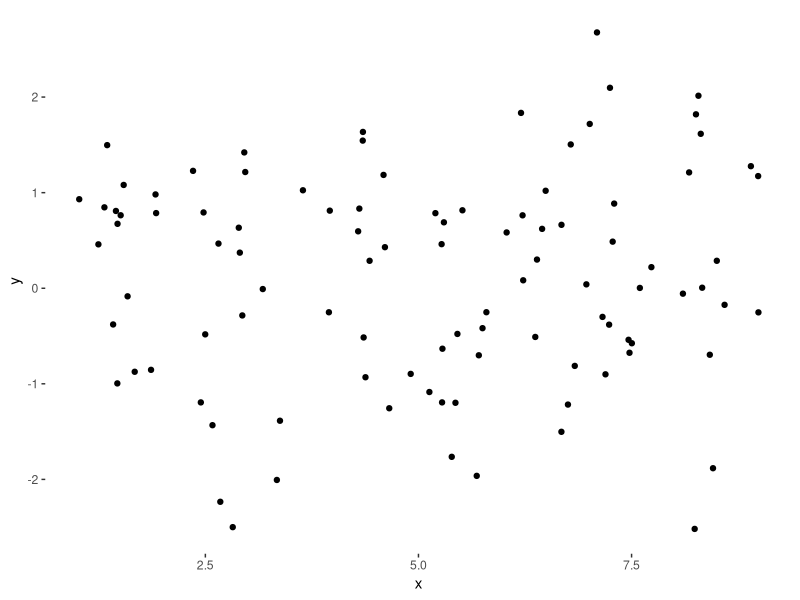
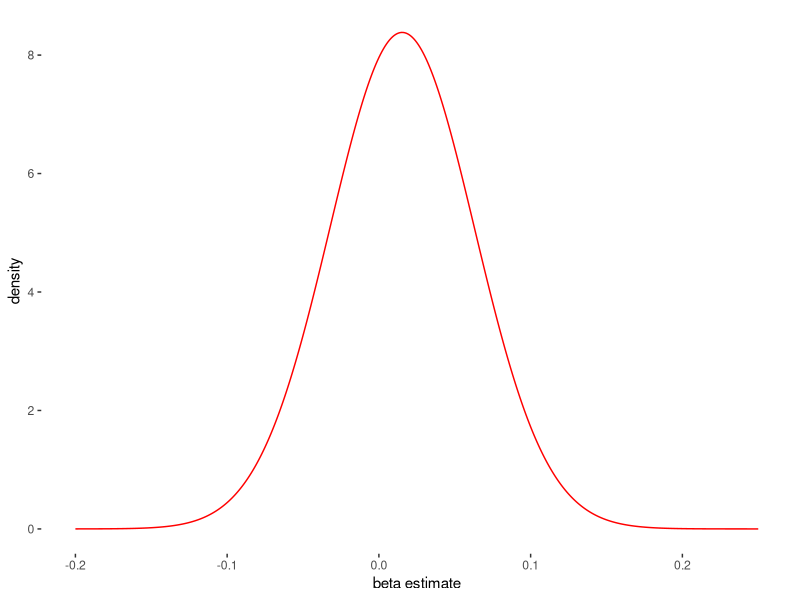
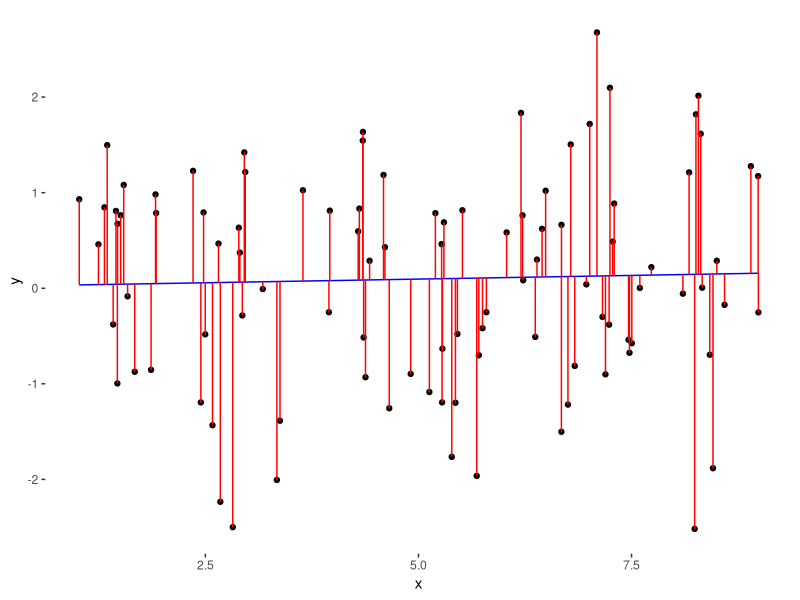
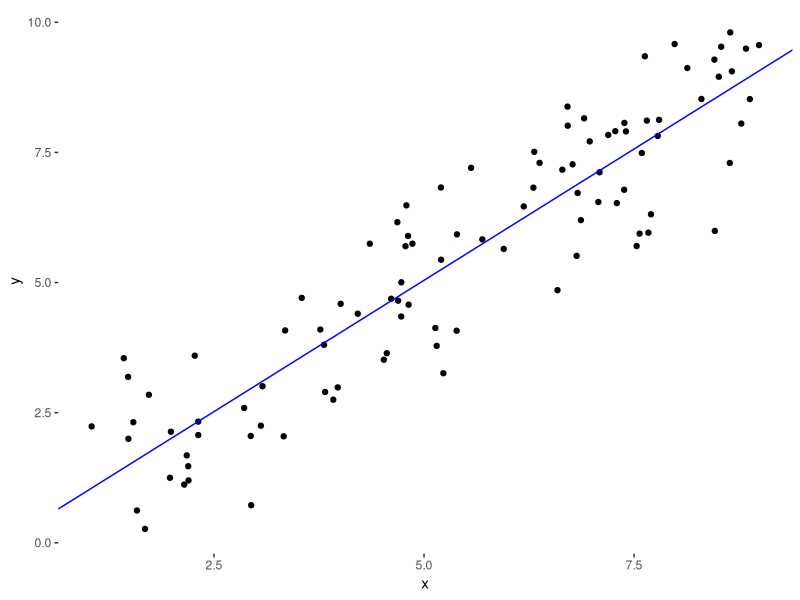
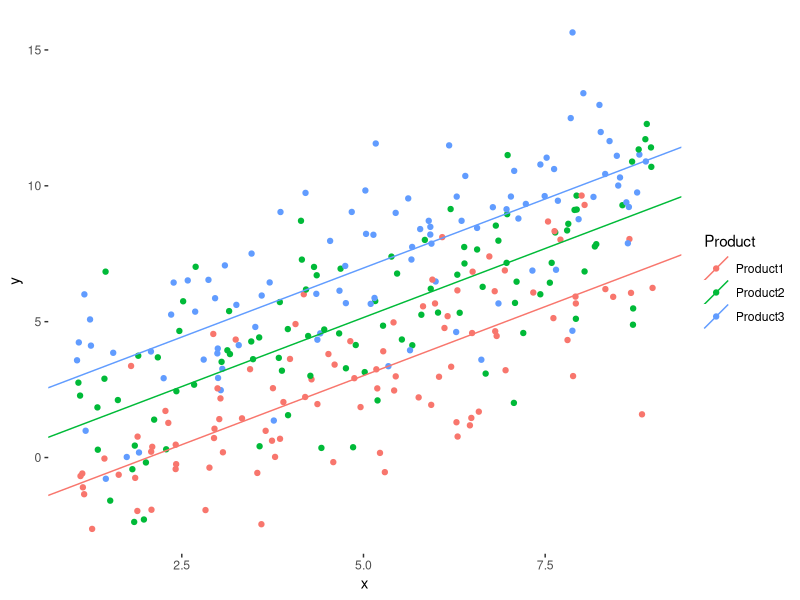
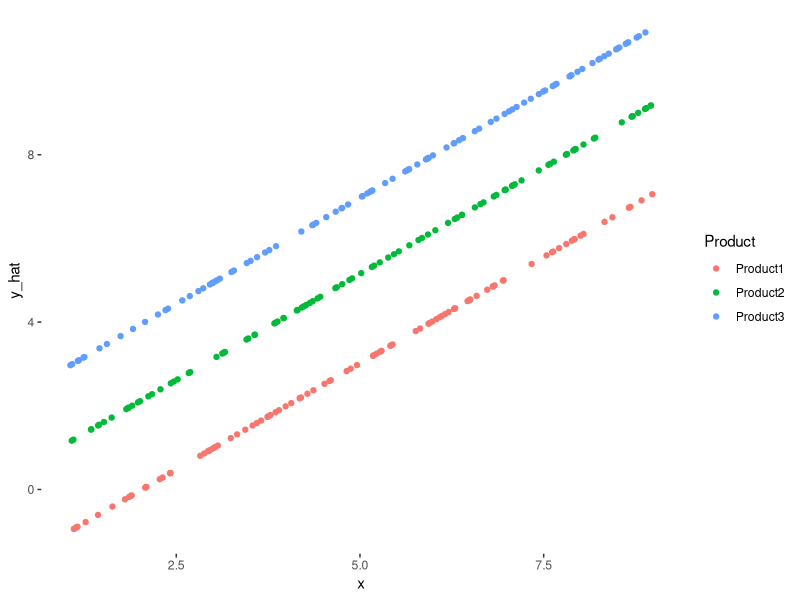

Recreate these plots in R, in order.
## ---- chunk 1
knitr::opts_chunk$set(echo = TRUE)
set.seed(323)
library(kableExtra)
## ---- chunk 2
library(DBI)
## ---- chunk 3
library(tidyverse)
library(ggpubr) 
library(rstatix)  
## ---- chunk 4
N  = 100
AnalysisData1 = data.frame(x = runif(N, min = 1, max = 9),
                           y = rnorm(N, 0, sd = 1))

p1 = ggplot(AnalysisData1, aes(x, y)) + 
  geom_point()+
  theme(panel.background = element_rect(fill = "white"))   
p1

## ---- chunk 5
mod1 = lm(y~x, AnalysisData1)
summary(mod1)

## ---- chunk 6
AnalysisData1$y_hat = predict(mod1, AnalysisData1)
## ---- chunk 7
# -----------------------------------------------------------#

# sum of squares Regression (total variance related to the model)
# the model prediction less the prediction if there is no relationship (mean of y)
# so in this case, it will be very small - there's no difference
AnalysisData1$y_bar = mean(AnalysisData1$y)
SSR = sum((AnalysisData1$y_hat - AnalysisData1$y_bar)^2)

# sum of squares Error - this is the SS, not the rmse (square root)
SSE = sum((AnalysisData1$y_hat - AnalysisData1$y)^2)

# sum of squares Total
SST = SSR+SSE

# now R2 can be computed as portion of variance explained by model
R2 = SSR/SST

# Determine the number of estimated coefficients 
# Subtract one to ignore intercept which 
k=length(mod1$coefficients)-1
# Number of Observations
n=length(mod1$residuals)
# now compute rmse
rmseMan = sqrt(SSE/(n-(1+k))) #Residual Standard Error/ degrees of freedom (df)

Out = data.frame(Description = c("R2 = ", "rmse = "), Vales = c(round(R2,4), round(rmseMan,4)))

knitr::kable(Out) %>%
  kable_styling(full_width = F, bootstrap_options = "striped", font_size = 9)


## ---- chunk 8

# variance of X
varX = sum(AnalysisData1$x - mean(AnalysisData1$x))

# covariance of XY
covarXY  = sum((AnalysisData1$x - mean(AnalysisData1$x))*(AnalysisData1$y - mean( AnalysisData1$y)))

# variance of residuals
res = sum(AnalysisData1$y_hat - AnalysisData1$y)

# and residual mean standard error (again)
rmseAgain = sqrt(sum((AnalysisData1$y_hat - AnalysisData1$y)^2)/(n-(1+k)))
rmseAgain

## ---- chunk 9
# get the standarized error of the variable being estimated:
seX  = sqrt(sum((AnalysisData1$x - mean(AnalysisData1$x))^2))
# Now, divide the overall std error of the model by that variable error
seBeta = rmseMan/seX
seBeta
## ---- chunk 10
vcov(mod1)

## ---- chunk 11
sqrt(vcov(mod1)[2,2])
## ---- chunk 12
base <- data.frame(x = seq(-.2, .25, by = .001))
ggplot(base, aes(x)) +
  geom_line(aes(x,y= dnorm(x, mean = mod1$coefficients[2], sd = seBeta)), color = "red") +
  theme(panel.background = element_rect(fill = "white")) +  
  xlim(-.2, .25) +
  xlab("beta estimate") + ylab("density") 
## ---- chunk 13
LL = mod1$coefficients[2] - (2*seBeta)
UL = mod1$coefficients[2] + (2*seBeta)

Out = data.frame(Description = c("LL = ", "UP = "), Vales = c(round(LL,4), round(UL,4)))

knitr::kable(Out) %>%
  kable_styling(full_width = F, bootstrap_options = "striped", font_size = 9)
## ---- chunk 14
se = sqrt(diag(vcov(mod1)))
se

## ---- chunk 15

p1 = p1 + 
  geom_line(data = AnalysisData1, aes(x, y_hat), color = "blue")
AnalysisData1$error =  AnalysisData1$y - AnalysisData1$y_hat
p1 = p1 + 
  geom_errorbar(data = AnalysisData1, aes(ymin = if_else((y_hat < y), y_hat, y), 
                                          ymax = if_else((y_hat < y), y, y_hat)),
                color = "red")
p1
## ---- chunk 16

rmse <- function(error)
{
  sqrt(mean(error^2))
}

# add model parameters

N  = 100
Intercept = 0
Slope = 1 

# now adding a relationship

AnalysisData2 = data.frame(x = runif(N, min = 1, max = 9)) %>%
  mutate(y = (Intercept + (Slope * x)) + rnorm(N, 0, sd = 1)) 

mod2 = lm(y~x, AnalysisData2)
summary(mod2)
AnalysisData2$y_hat  = predict(mod1, AnalysisData2)

## ---- chunk 17

p3 = ggplot(AnalysisData2, aes(x, y)) + 
  geom_point() +
  geom_abline(intercept = mod2$coefficients[1], slope = mod2$coefficients[2], color = "blue") +
  theme(panel.background = element_rect(fill = "white"))
p3

## ---- chunk 18
AnalysisData2$y_hat = predict(mod2, AnalysisData2)
Mod2Error = rmse(mod2$residuals)
Mod2Error
## ---- chunk 19

vProduct = c("Product1", "Product2", "Product3")
N  = N*length(vProduct)
Intercept = 0
Slope = 1

AnalysisData3 = data.frame(Product = vProduct,
                PIntercept = c(Intercept-2, Intercept, Intercept+2),
                x = runif(300, min = 1, max = 9)) %>%
                mutate(y = PIntercept + (Slope * x) + rnorm(300, 0, sd = 2))

## ---- chunk 20
mod3 = lm(y~ Product + x, data = AnalysisData3)
summary(mod3)
## ---- chunk 21

# create dataframe with coefficients from lm
# again, if you get confused about where this comes from
# inspect mod3$coefficients and note the order

dfCoef = data.frame(Product = c("Product1", "Product2", "Product3"),
                    Intercept = c(mod3$coefficients[1], mod3$coefficients[1] + mod3$coefficients[2], mod3$coefficients[1] + mod3$coefficients[3]), 
                    Slope = c(mod3$coefficients[4], mod3$coefficients[4], mod3$coefficients[4]))

p5 = ggplot(AnalysisData3, aes(x, y, color = Product)) + 
  geom_point()+
  geom_abline(data = dfCoef, aes(intercept = Intercept, slope = Slope, color = Product)) +
  theme(panel.background = element_rect(fill = "white"))
p5


## ---- chunk 22
AnalysisData3$y_hat = predict(mod3, AnalysisData3)
rmse(AnalysisData3$y_hat - AnalysisData3$y)
## ---- chunk 23
p6 = ggplot(AnalysisData3, aes(x, y_hat, color = Product)) + geom_point() +
  theme(panel.background = element_rect(fill = "white"))
p6
## ---- chunk 24

AnalysisData3 = AnalysisData3 %>% inner_join(dfCoef, by = "Product") %>%
  mutate(EqY_hat  = Intercept + Slope*x)
sum(AnalysisData3$y_hat - AnalysisData3$EqY_hat)
